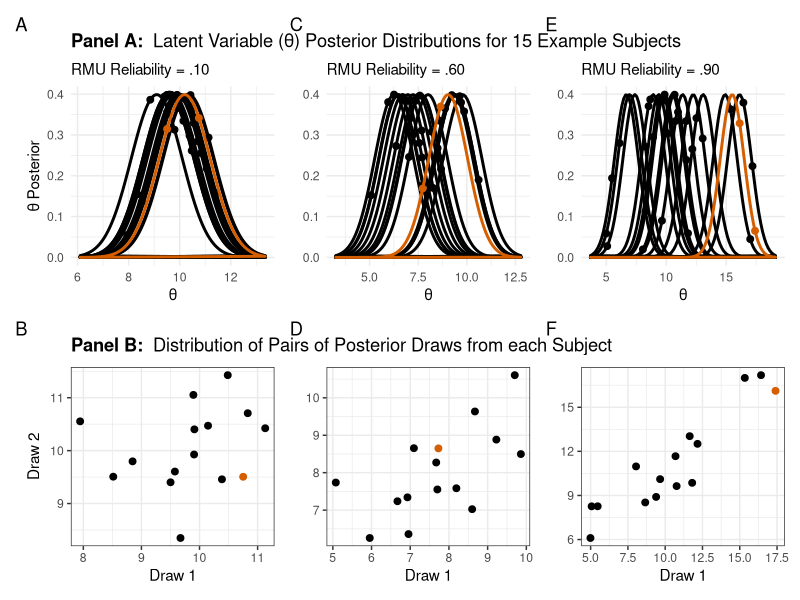
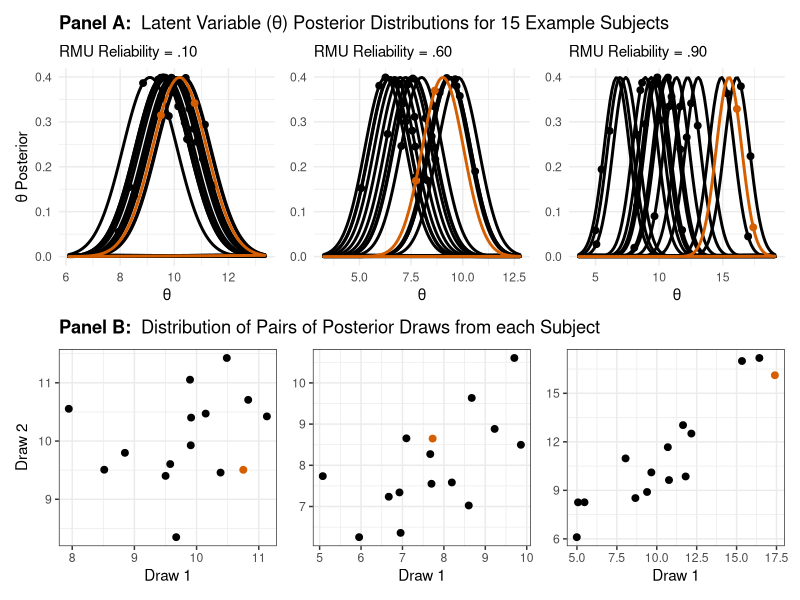

Write R code to recreate these figures, in order. (Note: this script raises an error after producing the figures.)
rm(list = ls(all.names = TRUE))

library(ggplot2)
library(patchwork)
library(dplyr)
library(tidyr)
library(viridis) # Use viridis package for color-blind-friendly palettes
# library(latex2exp)

J = 15

# sds = rep(1, J)

# Function to draw normal density curves and add random samples
plot_normal_densities <- function(reliability, 
                                  sds, 
                                  draw_points = TRUE,
                                  set_col = NULL
                                  
                                  ) {
  # Create a data frame for means and sds
  
  true_variance = reliability/(1-reliability)
  true_sd = sqrt(true_variance)
  
  means = rnorm(J, mean = 10, sd = true_sd)
  # print(sd(means))
  
  means = means/sd(means)*true_sd
  
  cat("true sd \n")
  print(sd(means))
  
  params <- data.frame(mean = means, sd = sds, group = factor(1:length(means)))
  
  # Generate a color palette using viridis
  # colors <- c("#000000", "#E69F00", "#56B4E9", "#009E73", "#F0E442", "#0072B2", "#D55E00", "#CC79A7")
  # colors <- colors[0:(J-1) %% 7 + 1]
  colors <- c("#000000", "#D55E00") 
  colors <- colors[c(rep(1,(J-1)),2)]
  params$color <- colors
  
  if (!is.null(set_col)) params$color = set_col
  
  # Create a base ggplot
  p <- ggplot(
    data = data.frame(x = c(min(means) - 3*max(sds), max(means) + 3*max(sds))), 
    aes(x = x))
  
  sample_data = list()
  
  # Add the normal density curves
  for (i in 1:nrow(params)) {
    p <- p + stat_function(fun = dnorm, 
                           geom = "polygon",
                           args = list(mean = params$mean[i], sd = params$sd[i]), 
                           colour = params$color[i], 
                           fill = params$color[i],
                           alpha = 0,
                           size = 1)
    
    # Draw two random samples from each distribution
    samples <- rnorm(2, mean = params$mean[i], sd = params$sd[i])
    sample_data[[i]] <- data.frame(x = samples, y = dnorm(samples, mean = params$mean[i], sd = params$sd[i]), group = params$group[i], color = params$color[i])
    
    # Add the samples to the plot
    if(draw_points){
      p <- p + geom_point(data = sample_data[[i]], aes(x = x, y = y, color = color), size = 2) 
    }
  }
  
  # Customize the plot
  p <- p + labs(
    x = "θ",
    y = "θ Posterior"
  ) + 
    scale_color_identity() +
    theme_minimal() +
    theme(legend.position = "none") 
  
  sample_data = dplyr::bind_rows(sample_data) %>%
    mutate(group = factor(group)) %>%
    mutate(time = as.numeric(duplicated(group)) + 1) %>%
    pivot_wider(
      values_from = x,
      id_cols = c(group, color),
      names_from = time
    )
  
  point_plot = sample_data %>% 
    ggplot(aes(x = `1`, y = `2`, color = color)) + 
    geom_point(size = 2) + 
    theme_bw() + 
    labs(
      x = "Draw 1",
      y = "Draw 2"
    ) +
    scale_color_identity()
  
  # Return the plot
  return(list(p = p,
              sample_data = sample_data,
              point_plot = point_plot))
}

# Example usage


# debug(plot_normal_densities)
# set.seed(1)
# p1 = plot_normal_densities(reliability = .3, sds = rep(1, J), draw_points = FALSE, set_col = 'black')
# p2 = plot_normal_densities(reliability = .6, sds = rep(1, J), draw_points = FALSE)
# p3 = plot_normal_densities(reliability = .9, sds = rep(1, J), draw_points = FALSE)
# 
# p1$p + p2$p 

set.seed(1)
p1 = plot_normal_densities(reliability = .1, sds = rep(1, J), draw_points = TRUE)
set.seed(7)
p2 = plot_normal_densities(reliability = .6, sds = rep(1, J), draw_points = TRUE)
set.seed(2)
p3 = plot_normal_densities(reliability = .9, sds = rep(1, J), draw_points = TRUE)

p1$p = p1$p + labs(subtitle = "RMU Reliability = .10")
p2$p = p2$p + labs(subtitle = "RMU Reliability = .60", y = NULL)
p3$p = p3$p + labs(subtitle = "RMU Reliability = .90", y = NULL)
p1$p          = p1$p          + labs(title = expression(bold("Panel A:")~" Latent Variable (θ) Posterior Distributions for 15 Example Subjects"))
p1$point_plot = p1$point_plot + labs(title = expression(bold("Panel B:")~" Distribution of Pairs of Posterior Draws from each Subject"))
p2$point_plot = p2$point_plot + labs(y = NULL)
p3$point_plot = p3$point_plot + labs(y = NULL)


p1$p + p1$point_plot +
p2$p + p2$point_plot +
p3$p + p3$point_plot + plot_layout(nrow = 2, byrow = FALSE) + plot_annotation(tag_levels = c('A', '1'))

(p1$p + p2$p + p3$p ) /
(p1$point_plot + p2$point_plot + p3$point_plot) 


ggsave(file = file.path("plots","9_posteriors.png"), width = 8, height = 6, dpi = 300)
ggsave(file = file.path("plots","9_posteriors.pdf"), width = 8, height = 6, dpi = 300)

